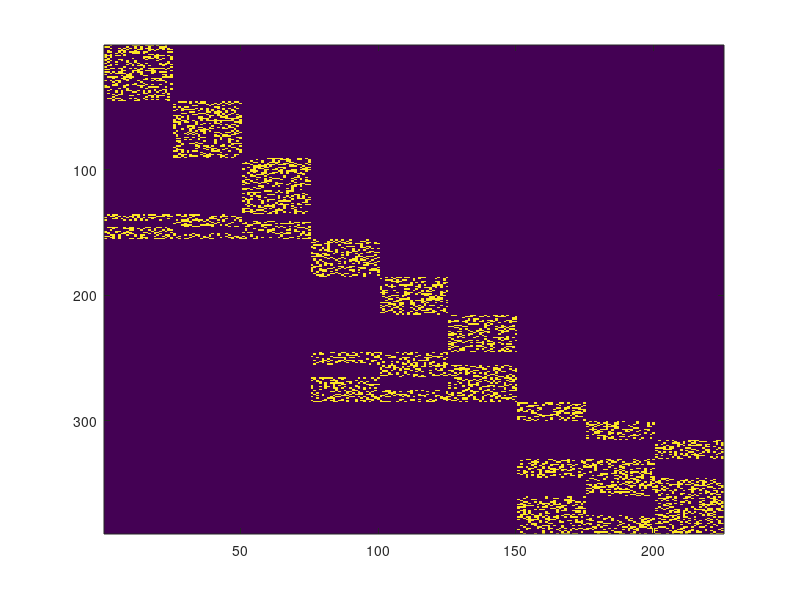

Reproduce this figure in MATLAB.
% Prototype Creation
numSuperCategories = 3;
numPrototypes = 9;
prototypesPerCategory = numPrototypes/numSuperCategories;
numInputLines = 390;
LinesPerCategory = [45, 5, 30, 10, 15, 15];
Prototypes = zeros(numInputLines,numPrototypes);

% Create Exclusive Areas
startingPoint = 0;
for i = 1 : numPrototypes
    Lines = LinesPerCategory((ceil(i/prototypesPerCategory) - 1)*2 + 1);
    Prototypes(startingPoint + 1:startingPoint + Lines, i) = 1;
    startingPoint = startingPoint + Lines;
    if (mod(i,numPrototypes/numSuperCategories) == 0)
        Lines = LinesPerCategory((ceil(i/prototypesPerCategory) - 1)*2 + 2);
        for j = i - prototypesPerCategory + 1 : i
            for k = 1 : prototypesPerCategory + 1
                if (mod(j,3) + 1 ~= k)
                     Prototypes(startingPoint + 1 + Lines * (k-1):startingPoint + k * Lines,j) = 1;
                end
            end
        end
     startingPoint = startingPoint + (nchoosek(prototypesPerCategory,2) + 1) * Lines;
    end
end



% Exemplar Creation
numExemplars = 225;
categoryProbabilities = [1/9,1/9,1/9,1/9,1/9,1/9,1/9,1/9,1/9]; %B1
%categoryProbabilities = [29/225,29/225,28/225,1/9,1/9,1/9,22/225,21/225,21/225]; %B2
%categoryProbabilities = [41/225,39/225,34/225,27/225,1/9,20/225,14/225,13/225,12/225]; %B3
numCategories = numExemplars .* categoryProbabilities;
Exemplars = zeros(numInputLines,numExemplars);

for i = 0 : length(categoryProbabilities) - 1
    for j = sum(numCategories(1:i)) + 1 : sum(numCategories(1:i + 1))
        Exemplars(:,j) = Prototypes(:,i+1);
    end
end


% Noise Creation
occlusion = 40/60;
onIndices = zeros(60,9);
for i = 1 : numPrototypes
    count = 1;
    for j = 1 : numInputLines
        if (Prototypes(j,i) == 1)
            onIndices(count,i) = j;
            count = count + 1;
        end
    end
end


for i = 1 : length(numCategories)
    for j = 1 : numCategories(i)
        offIndices = randperm(60,occlusion*60);
        for k = 1 : occlusion*60
            Exemplars(onIndices(offIndices(k),i),sum(numCategories(1:i-1)) + j) = 0;
        end
    end
end

expectationRandomVar = mean(Exemplars');  % Creation of E[X] using empirical mean



% Simulate Image of Exemplars
image(200*Exemplars);
